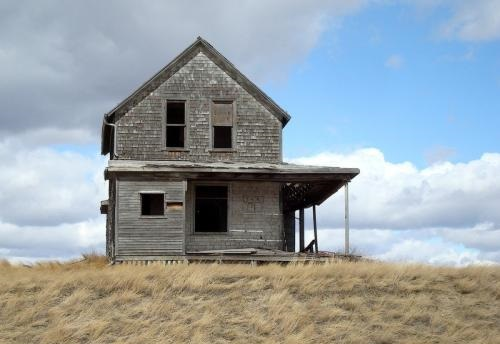
//> input picture HoughLines/house.jpg, 500 x 344 px
$ ./HoughLines   (built with g++ and OpenCV 4)
//> lines starting //> are read from the running program, lines starting //| are printed output that depends on the picture
//> further down, src is the input picture: 344 rows x 500 cols, CV_8UC3; mean B, G, R 166.2, 161.3, 151.7
#include "opencv2/highgui/highgui.hpp"
#include "opencv2/imgproc/imgproc.hpp"
#include <iostream>
using namespace cv;
using namespace std;

// 全局变量
Mat src;
Mat dst, detected_edges, cdst;
//Canny参数
int lowThreshold_Canny = 20;
int const max_lowThreshold_Canny = 150;
int ratio = 3;
int kernel_size = 3;
int edgeThresh = 1;
//Hough参数
int lowThreshold_Hough = 100;
int const max_lowThreshold_Hough = 200;

char* window_name = "Edge Map";
bool flag = false;// true:HoughLines  false:HoughLinesP

void Operations(int, void*)
{
	//Canny处理&灰度处理
	Canny(src, dst, lowThreshold_Canny, lowThreshold_Canny*ratio, kernel_size);
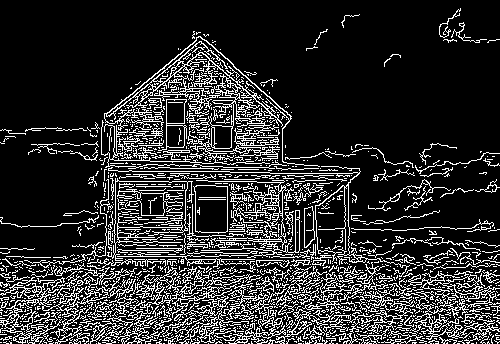
//> dst: 344 rows x 500 cols, CV_8UC1; 18.1% white in thin lines or dots
	cvtColor(dst, cdst, CV_GRAY2BGR);
//> cdst: 344 rows x 500 cols, CV_8UC3; 18.1% white in thin lines or dots


	if (flag)
	{
		vector<Vec2f> lines;
		if (lowThreshold_Hough == 0)
			HoughLines(dst, lines, 1, CV_PI / 180, 1, 0, 0);
		else
			HoughLines(dst, lines, 1, CV_PI / 180, lowThreshold_Hough, 0, 0);

		for (size_t i = 0; i < lines.size(); i++)
		{
			float rho = lines[i][0], theta = lines[i][1];
			Point pt1, pt2;
			double a = cos(theta), b = sin(theta);
			double x0 = a*rho, y0 = b*rho;
			pt1.x = cvRound(x0 + 1000 * (-b));
			pt1.y = cvRound(y0 + 1000 * (a));
			pt2.x = cvRound(x0 - 1000 * (-b));
			pt2.y = cvRound(y0 - 1000 * (a));
			line(cdst, pt1, pt2, Scalar(0, 0, 255), 1, CV_AA);
		}
	}
	else
	{
		vector<Vec4i> lines;
		if (lowThreshold_Hough == 0)
			HoughLinesP(dst, lines, 1, CV_PI / 180, 1, 1, 10);
		else
			HoughLinesP(dst, lines, 1, CV_PI / 180, lowThreshold_Hough, lowThreshold_Hough, 10);
//> lines = 127 lines (x1, y1, x2, y2), first 8: [296, 337, 497, 333], [1, 338, 217, 334], [6, 280, 495, 280], [230, 316, 497, 302], [0, 324, 390, 324], [10, 343, 453, 281], [0, 332, 410, 281], [52, 310, 214, 296]

		for (size_t i = 0; i < lines.size(); i++)
		{
			Vec4i l = lines[i];
			line(cdst, Point(l[0], l[1]), Point(l[2], l[3]), Scalar(0, 0, 255), 1, CV_AA);
		}
//> this loop made 127 passes
//> l on passes 1 to 12: [296, 337, 497, 333], [1, 338, 217, 334], [6, 280, 495, 280], [230, 316, 497, 302], [0, 324, 390, 324], [10, 343, 453, 281], [0, 332, 410, 281], [52, 310, 214, 296], [179, 54, 325, 200], [47, 317, 188, 302], [3, 340, 494, 340], [274, 279, 374, 272]
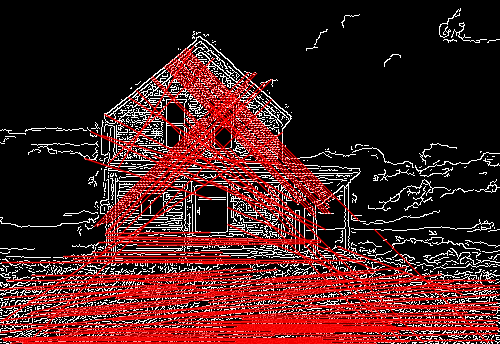
//> cdst: 344 rows x 500 cols, CV_8UC3; mean B, G, R 29.9, 29.9, 72.6
	}
	imshow(window_name, cdst);
}

int main()
{
	// 装载图像
	src = imread("house.jpg");
	if (!src.data)
	{
		return -1;
	}

	// 创建显示窗口
	namedWindow(window_name, CV_WINDOW_AUTOSIZE);

	// 创建trackbar
	createTrackbar("Canny Threshold", window_name, &lowThreshold_Canny, max_lowThreshold_Canny, Operations);
	createTrackbar("Hough Threshold", window_name, &lowThreshold_Hough, max_lowThreshold_Hough, Operations);

	// 显示图像
	Operations(0, 0);

	// 等待用户反应
	waitKey(0);

	return 0;
}
